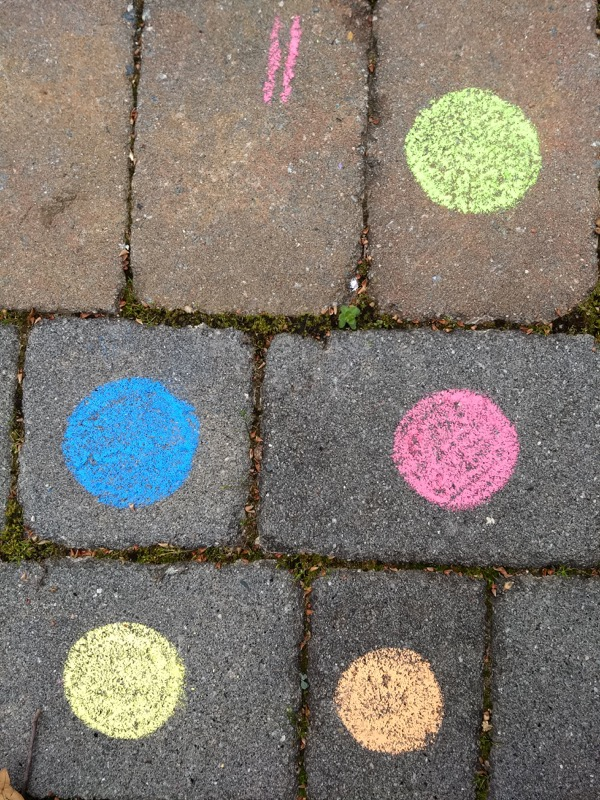
#> input picture ColorBlobs5.jpg, 600 x 800 px
$ python Homework3.py ColorBlobs5.jpg
#> lines starting #> are read from the running program, lines starting #| are printed output that depends on the picture; after the words box and inside, x2 and y2 are one past the last pixel; in counts of white or black regions, pixels touching at a corner belong together
import numpy as np
import cv2
import matplotlib.pyplot as plt
import sys

#image = "BlueBall.jpg"
#image = "ColorBlobs.jpg"
image = "ColorBlobs5.jpg"
def readimage(image):
    #    fileinput = input("filename to open : ")
#> called with image = 'ColorBlobs5.jpg'
    img = cv2.imread(image)
#> img is the input picture: shape (800, 600, 3); mean B, G, R 112.7, 120.9, 127.9
    #    img = cv2.imread(fileinput, 2)
    print("Dimension:{}, Size:{}, dtype:{} ".format(img.shape, img.size, img.dtype))
#| Dimension:(800, 600, 3), Size:1440000, dtype:uint8

    #cv2.namedWindow('Display', cv2.WINDOW_NORMAL)
    #cv2.imshow('Display', img)
    print("Enter s to save and esc to exit")
    k = cv2.waitKey(0)
#> (key Esc is pressed here)
    if k == 27:
        print("Exiting..")
    elif k == ord('s'):
        filename = input("enter the filename to save: ")
        cv2.imwrite(filename, img)
    else:
        print("Enter esc to escape and s to save.. closing image")
    cv2.destroyAllWindows()
    #plt.imshow(img)
    #plt.imshow(cv2.cvtColor(img, cv2.COLOR_BGR2RGB))
    #plt.show()

def detectColor(image):
    # image = sys.argv[1]
#> called with image = 'ColorBlobs5.jpg'
    frame = cv2.imread(image)
    # Convert BGR to HSV
    hsv = cv2.cvtColor(frame, cv2.COLOR_BGR2HSV)
#> hsv: shape (800, 600, 3); mean H, S, V 42.5, 47.3, 133.8
    # cv2.imshow("frame", frame)
    cv2.waitKey(0)
    #plt.imshow(hsv)
    plt.show()
    cv2.waitKey(0)

    red = 0
    green = 60
    blue = 120
    yellow = 30
    ...
    sensitivity = 25

    color = red

    #lower_color = np.array([color - sensitivity, 100, 100])
    #upper_color = np.array([color + sensitivity, 255, 255])

    # Light green (1 of 5)
    # Close. Need to refine. Maybe in HoughCircle
    lower_color = np.array([35, 60, 150])
    upper_color = np.array([50, 120, 250])

    # Blue (2 of 5)
    # Pretty good
    lower_color = np.array([85, 100, 150])
    upper_color = np.array([115, 250, 250])

    # Red (3 of 5)
    # Perfect
    lower_color = np.array([160, 60, 150])
    upper_color = np.array([170, 120, 250])

    # Light yellow (4 of 5)
    # Close. Need to refine. Maybe in HoughCircle
    lower_color = np.array([25, 60, 150])
    upper_color = np.array([35, 120, 250])

    # Orange (5 of 5)
    # Circle is off. Need to refine. Maybe in HoughCircle
    lower_color = np.array([10, 50, 200])
    upper_color = np.array([19, 150, 250])

    mask = cv2.inRange(hsv, lower_color, upper_color)
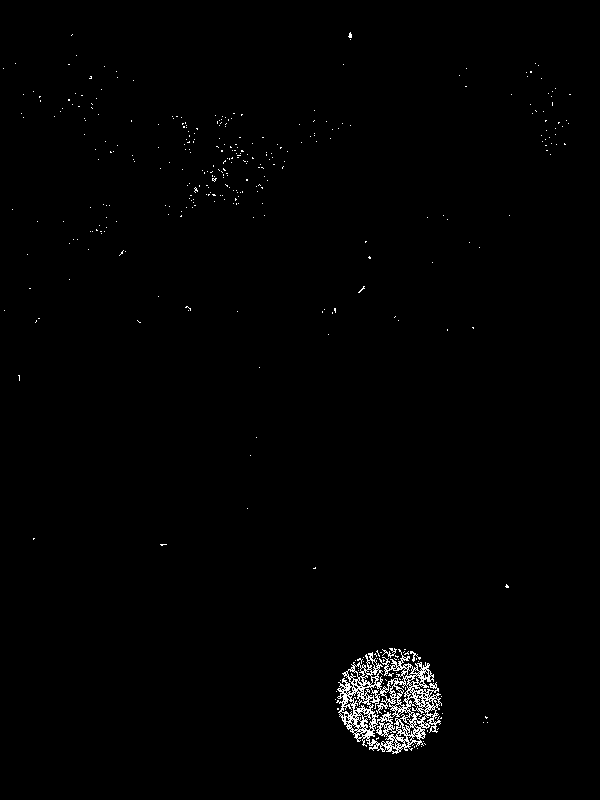
#> mask: shape (800, 600); 1% white in thin lines or dots, all inside (x1, y1, x2, y2) = (3, 32, 571, 754)

    # define range of blue color in HSV
    lower_blue = np.array([90, 50, 70])
    upper_blue = np.array([128, 255, 255])
    lower_red = np.array([0, 90, 40])
    upper_red = np.array([0, 255, 255])
    lower_yellow = np.array([20, 100, 100])
    upper_yellow = np.array([30, 255, 255])
    lower_green = np.array([30, 100, 100])
    upper_green = np.array([80, 255, 255])

    # Threshold the HSV image to get only blue colors

    #mask = cv2.inRange(hsv, lower_green, upper_green)

    # Bitwise-AND mask and original image
    res = cv2.bitwise_and(frame, frame, mask=mask)
    #cv2.imshow('frame', frame)
    cv2.imshow('mask', mask)
    cv2.waitKey(0)
    #cv2.imshow('res', res)
    #cv2.waitKey(0)
    circle = circleHough(res)

    # Overlay circle and center
    cv2.circle(frame, (circle[0], circle[1]), circle[2], (255, 255, 255), 2)
    cv2.circle(frame, (circle[0], circle[1]), 2, (0, 0, 255), 3)

    cv2.imshow('Circled dot', frame)
    cv2.waitKey(0)

    # [10 lines of commented-out code are left out]

    cv2.destroyAllWindows()

def circleHough(image):
    cimg = image
    #img = cv2.imread(image, 1)
    # Blurred it below from 5 to 7 to find only one circle
    # She said doing the ColorRecognition.py to find just blue, and then do HoughCircles() and it would only find
    # the circle
    blur = cv2.medianBlur(image, 9)
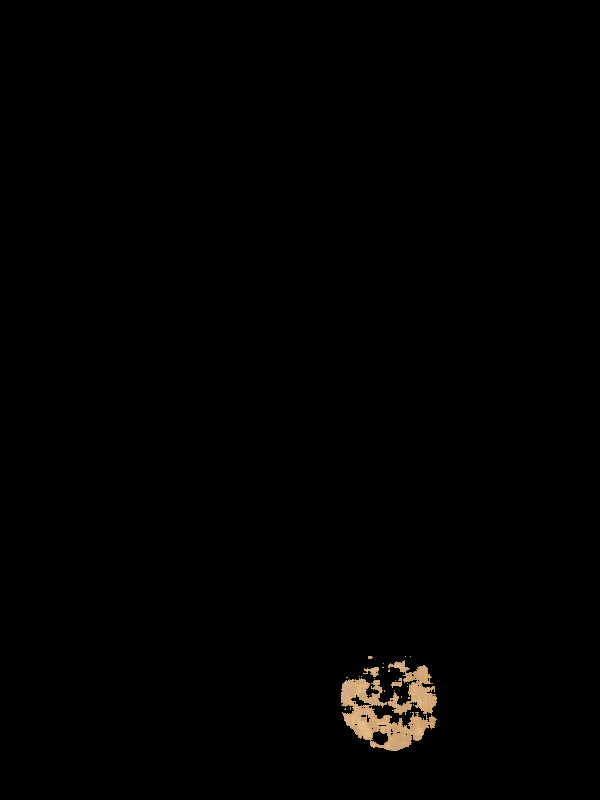
#> blur: shape (800, 600, 3); mean B, G, R 1.1, 1.5, 1.9
    #blur = cv2.medianBlur(image,5)
    #cimg = cv2.cvtColor(blur,cv2.COLOR_GRAY2BGR)
    edges = cv2.Canny(blur, 25, 150)
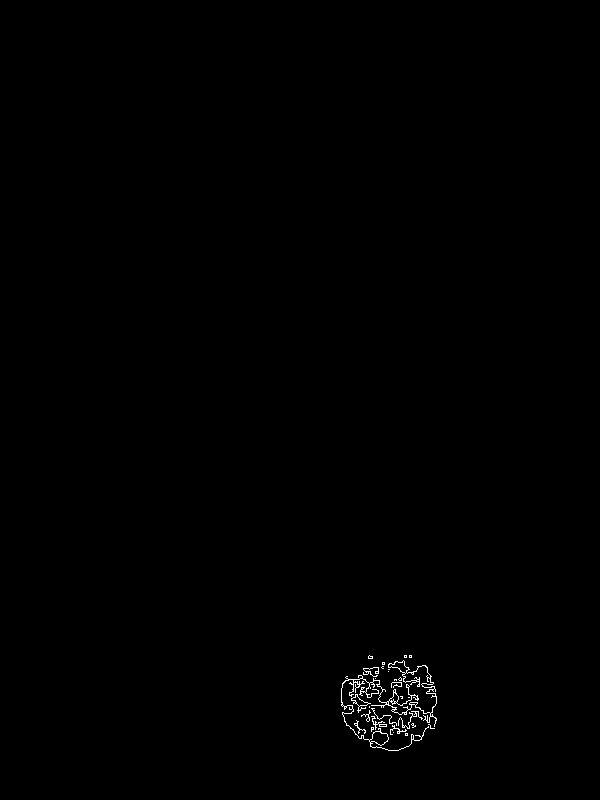
#> edges: shape (800, 600); 0.33% white in thin lines or dots, all inside (x1, y1, x2, y2) = (341, 655, 437, 751)
    #cv2.imshow('Blur', image)
    #cv2.waitKey(0)
    cv2.imshow('edges', edges)

    # Changing param2 lower finds more circles
    circles = cv2.HoughCircles(edges, cv2.HOUGH_GRADIENT, 1, 100, param1=60, param2=20, minRadius=30, maxRadius=200)
#> circles = [[391.5, 708.5, 40.5], [396.5, 591.5, 114.4]]

    circles = np.uint16(np.around(circles))
#> circles = [[392, 708, 40], [396, 592, 114]]
    for i in circles[0, :]:
        # draw the outer circle
        cv2.circle(cimg, (i[0], i[1]), i[2], (255, 255, 255), 2)
        # draw the center of the circle
        cv2.circle(cimg, (i[0], i[1]), 2, (0, 0, 255), 3)
#> this loop made 2 passes
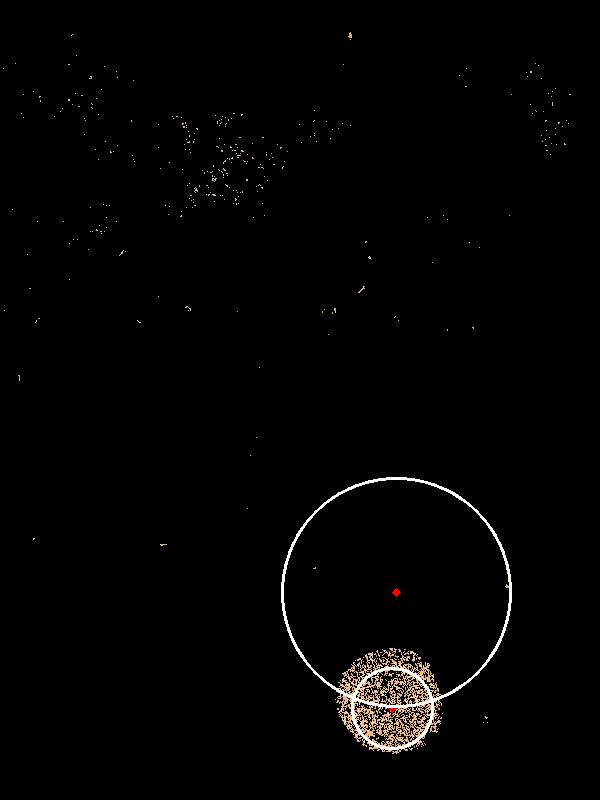
#> cimg: shape (800, 600, 3); mean B, G, R 2.8, 3.2, 3.6

    #cv2.imshow('detected circles', cimg)
    cv2.waitKey(0)
    cv2.destroyAllWindows()

    return circles[0][0]

readimage(image)
detectColor(image)
#> in detectColor, `circle = circleHough(res)`: circle = [392, 708, 40]
#> in detectColor, `cv2.circle(frame, (circle[0], circle[1]), circle[2], (255, 255, 255), 2)`:
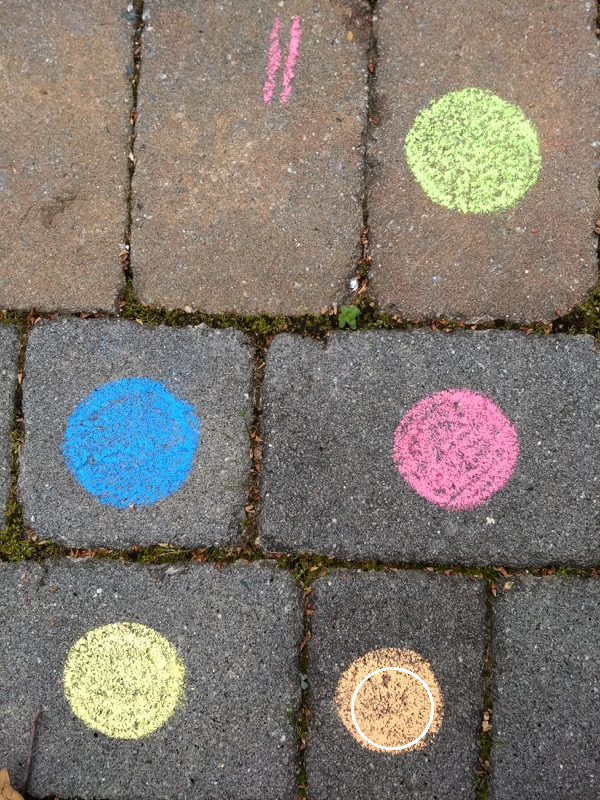
#> frame: shape (800, 600, 3); 0.16% of pixels changed, all inside (x1, y1, x2, y2) = (351, 667, 434, 750)
#> in detectColor, `cv2.circle(frame, (circle[0], circle[1]), 2, (0, 0, 255), 3)`: frame: shape (800, 600, 3); 0.01% of pixels changed, all inside (x1, y1, x2, y2) = (388, 704, 397, 713)

$ run again, with ColorBlobs.jpg copied over ColorBlobs5.jpg
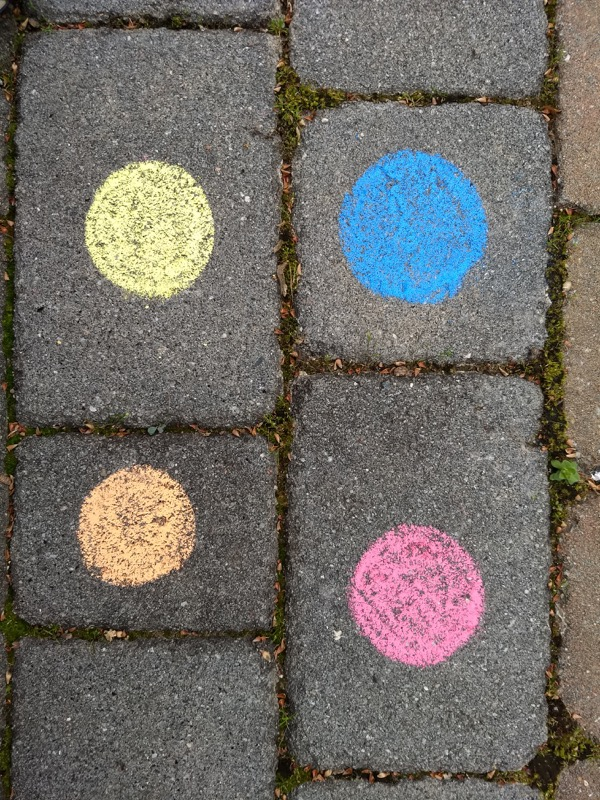
#> input picture ColorBlobs.jpg, 600 x 800 px
#> in readimage, img is the input picture: shape (800, 600, 3); mean B, G, R 103.2, 108.2, 112.1
#| Dimension:(800, 600, 3), Size:1440000, dtype:uint8
#> hsv: shape (800, 600, 3); mean H, S, V 33.8, 44.8, 118.1
#> mask: shape (800, 600); 1.2% white in thin lines or dots, all inside (x1, y1, x2, y2) = (78, 0, 599, 781)
#> edges: shape (800, 600); 0.38% white in thin lines or dots, all inside (x1, y1, x2, y2) = (82, 470, 187, 581)
#> in circleHough, `circles = cv2.HoughCircles(edges, cv2.HOUGH_GRADIENT, 1, 100, param1=6..`: circles = [[122.5, 527.5, 42.9], [220.5, 565.5, 86], [112.5, 380.5, 133.8]]
#> in circleHough, `circles = np.uint16(np.around(circles))`: circles = [[122, 528, 43], [220, 566, 86], [112, 380, 134]]
#> the loop in circleHough, `for i in circles[0, :]:` made 3 passes
#> after the loop in circleHough, `for i in circles[0, :]:`:
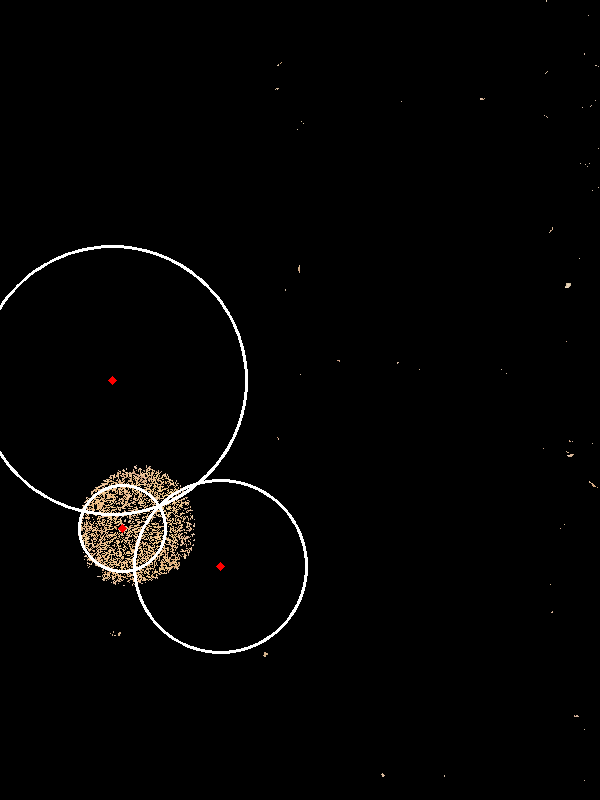
#> cimg: shape (800, 600, 3); mean B, G, R 3.7, 4.2, 4.7
#> circle = [122, 528, 43]
#> in detectColor, `cv2.circle(frame, (circle[0], circle[1]), circle[2], (255, 255, 255), 2)`:
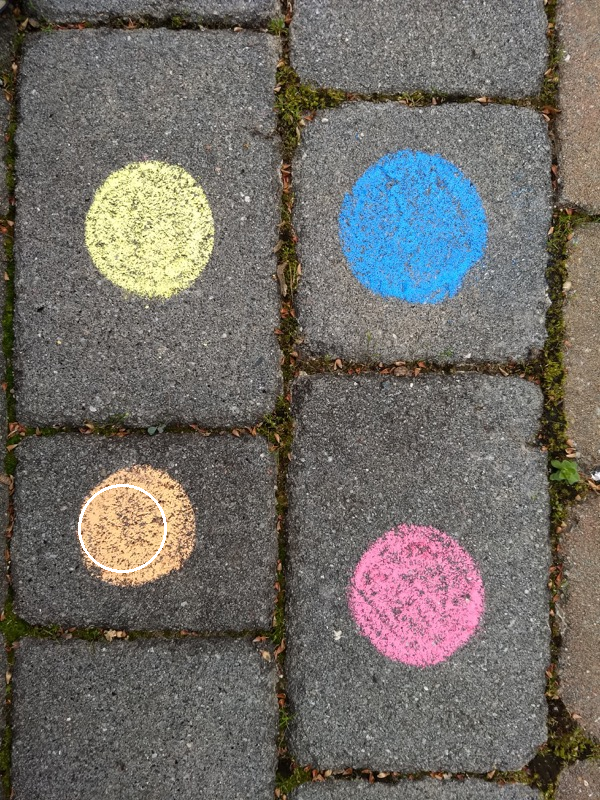
#> frame: shape (800, 600, 3); 0.17% of pixels changed, all inside (x1, y1, x2, y2) = (78, 484, 167, 573)
